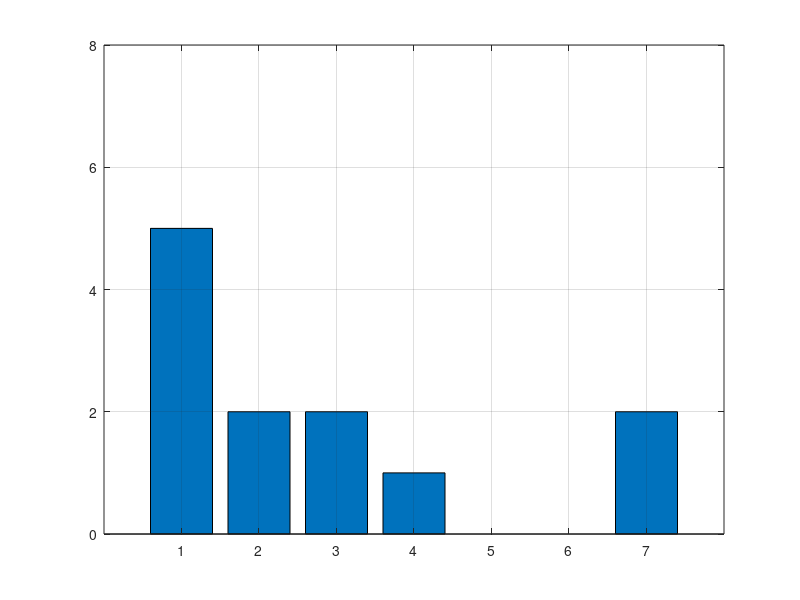
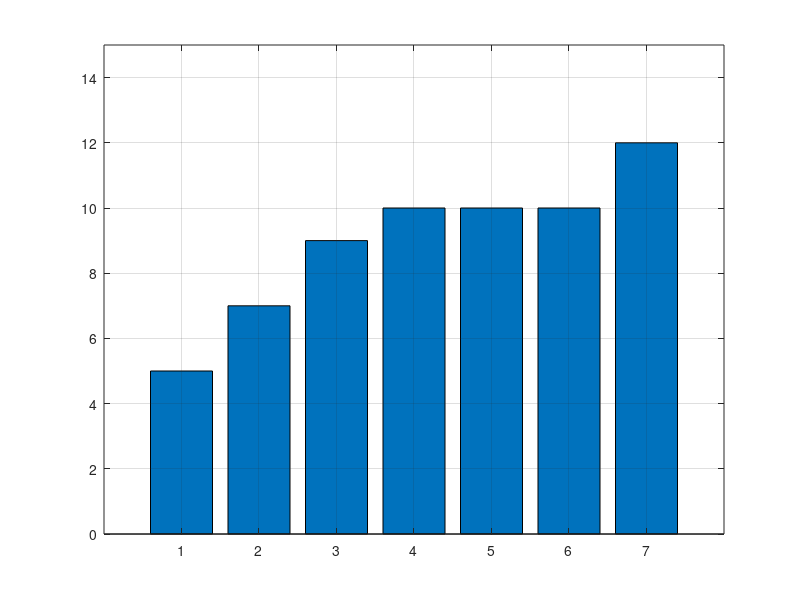
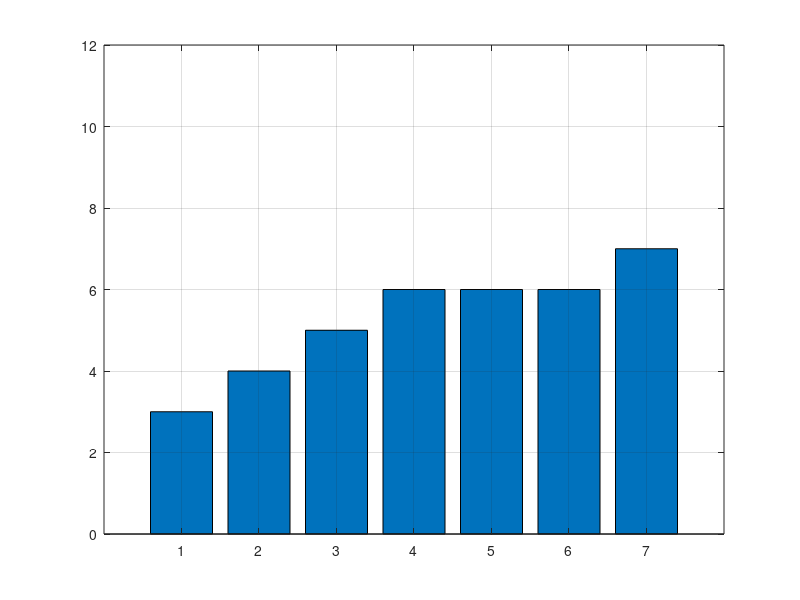

MATLAB code to generate these figures, in order:
%DATA
data = [ 1 2 1 1, 3 3 4 7, 2 1 1 7]

%HISTOGRAM CITRA
[kolom, baris] = size(data);
histogram = zeros(1,7);

for x = 1 : kolom
    for y = 1 : baris
        ii = data(x,y);
        histogram(ii) = histogram(ii) + 1;
    end
end

figure(1)
bar(histogram)
axis([0 8 0 8])
grid on

%DISTRIBUSI KUMULATIF
kumulatif = zeros(1,7);
for a = 1 : 7
    kumulatif(a) = sum(histogram(1:a));
end

figure(2)
bar(kumulatif)
axis([0 8 0 15])
grid on

%EKUALISASI
ekualisasi = zeros(1,7);
for c = 1 : 7
    ekualisasi(c) = round(kumulatif(c) * 7 / (kolom * baris));
end

figure(3)
bar(ekualisasi)
axis([0 8 0 kolom*baris])
grid on
